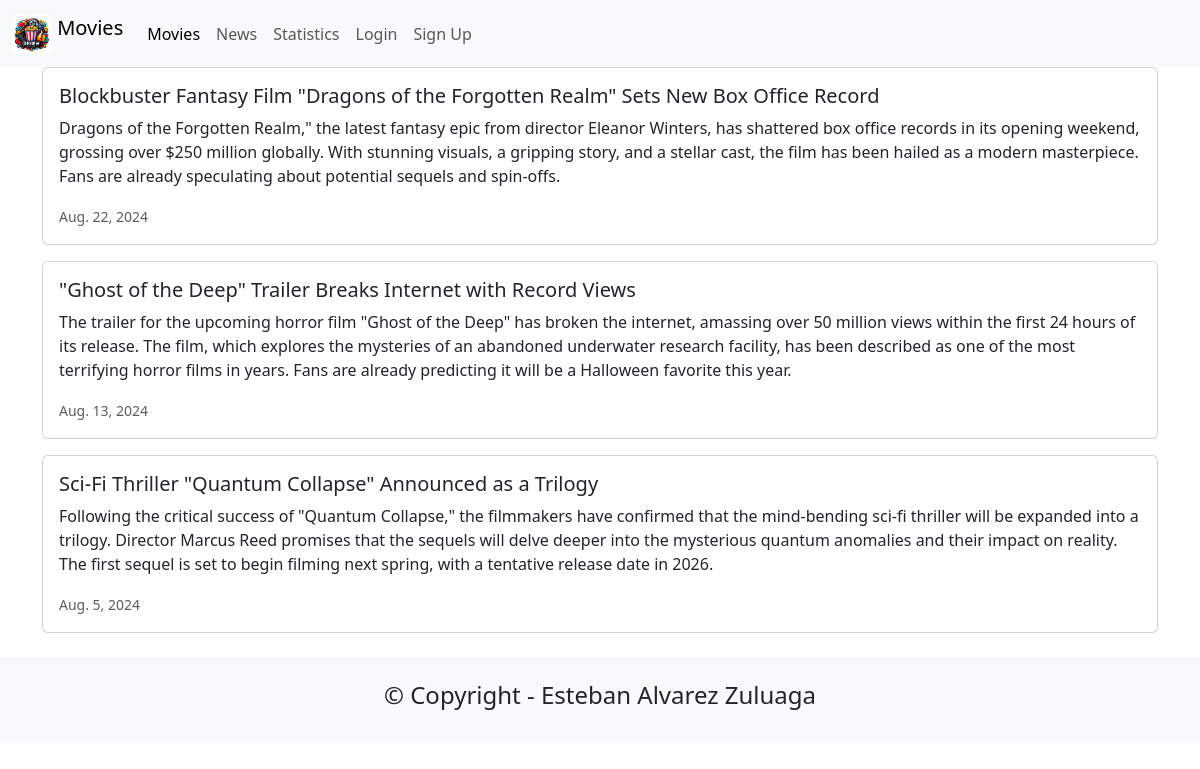
Page /news/ on the committed database.
### news/models.py (models this page shows, shortened)
class News(models.Model):
    headline = models.CharField(max_length=200)
    body = models.TextField()
    date = models.DateField()

### news/views.py (the view)
# urls.py: path('news/', include('news.urls'), name="news"),
def news(request):
    news = News.objects.all().order_by('-date')
    return render(request, 'news.html', {'news':news})

### news/templates/news.html (shortened to what this page needs)
{% extends 'base.html' %}
{% block content %}
<body>
    {% for article in news %}
        <div class="card mb-3">
            <div class="row g-0">
                <div class="card-body">
                    <h5 class="card-title">{{ article.headline }}</h5>
                    <p class="card-text">{{ article.body }}</p>
                    <p class="card-text"><small class="text-muted">{{ article.date }}</small></p>
                </div>
            </div>
        </div>
    {% endfor %}
</body>
{% endblock content %}

### rows in the picture
News: headline "Blockbuster Fantasy Film \"Dragons of the Forgotten Realm\" Sets New Box Office Record", body "Dragons of the Forgotten Realm,\" the latest fantasy epic from director Eleanor Winters, has shattered box office records in its opening weekend, grossing over $250 million globally. With stunning visuals, a gripping story, and a stellar cast, the film has been hailed as a modern masterpiece. Fans are already speculating about potential sequels and spin-offs.", date "Aug. 22, 2024"
News: headline "\"Ghost of the Deep\" Trailer Breaks Internet with Record Views", body "The trailer for the upcoming horror film \"Ghost of the Deep\" has broken the internet, amassing over 50 million views within the first 24 hours of its release. The film, which explores the mysteries of an abandoned underwater research facility, has been described as one of the most terrifying horror films in years. Fans are already predicting it will be a Halloween favorite this year.", date "Aug. 13, 2024"
News: headline "Sci-Fi Thriller \"Quantum Collapse\" Announced as a Trilogy", body "Following the critical success of \"Quantum Collapse,\" the filmmakers have confirmed that the mind-bending sci-fi thriller will be expanded into a trilogy. Director Marcus Reed promises that the sequels will delve deeper into the mysterious quantum anomalies and their impact on reality. The first sequel is set to begin filming next spring, with a tentative release date in 2026.", date "Aug. 5, 2024"
